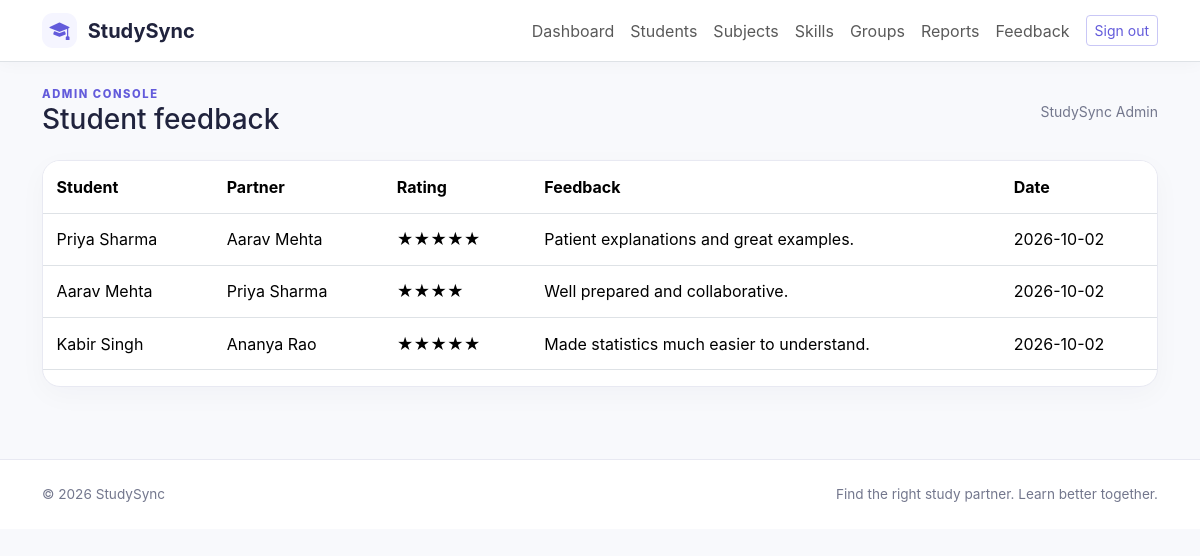
Screenshot of /admin/feedback.php (signed in) with the database file from the repository.
### tables this page shows
CREATE TABLE users(id BIGINT UNSIGNED AUTO_INCREMENT PRIMARY KEY,name VARCHAR(120) NOT NULL,email VARCHAR(190) NOT NULL UNIQUE,password VARCHAR(255) NOT NULL,role ENUM('student','admin') NOT NULL DEFAULT 'student',status ENUM('active','inactive') NOT NULL DEFAULT 'active',created_at TIMESTAMP NOT NULL DEFAULT CURRENT_TIMESTAMP,updated_at TIMESTAMP NOT NULL DEFAULT CURRENT_TIMESTAMP ON UPDATE CURRENT_TIMESTAMP,INDEX(role,status));

CREATE TABLE ratings(id BIGINT UNSIGNED AUTO_INCREMENT PRIMARY KEY,rater_id BIGINT UNSIGNED NOT NULL,ratee_id BIGINT UNSIGNED NOT NULL,rating TINYINT UNSIGNED NOT NULL,feedback VARCHAR(500) NULL,created_at TIMESTAMP DEFAULT CURRENT_TIMESTAMP,UNIQUE KEY one_rating(rater_id,ratee_id),CHECK(rating BETWEEN 1 AND 5),FOREIGN KEY(rater_id) REFERENCES users(id) ON DELETE CASCADE,FOREIGN KEY(ratee_id) REFERENCES users(id) ON DELETE CASCADE);

### config/database.php (called while the page is built, shortened)
<?php
function db(): PDO {
    static $pdo;
    if (!$pdo) {
        $pdo = new PDO('mysql:host='.DB_HOST.';dbname='.DB_NAME.';charset=utf8mb4', DB_USER, DB_PASS, [PDO::ATTR_ERRMODE=>PDO::ERRMODE_EXCEPTION, PDO::ATTR_DEFAULT_FETCH_MODE=>PDO::FETCH_ASSOC, PDO::ATTR_EMULATE_PREPARES=>false]);
    }
    return $pdo;
}

### admin/feedback.php (the view)
<?php require_once __DIR__.'/../includes/functions.php';require_admin();$q=db()->query('SELECT r.*,a.name rater,b.name ratee FROM ratings r JOIN users a ON a.id=r.rater_id JOIN users b ON b.id=r.ratee_id ORDER BY r.created_at DESC');page_start('Student feedback',true); ?><div class="card"><div class="table-responsive"><table class="table"><thead><tr><th>Student</th><th>Partner</th><th>Rating</th><th>Feedback</th><th>Date</th></tr></thead><tbody><?php foreach($q as $r): ?><tr><td><?= e($r['rater']) ?></td><td><?= e($r['ratee']) ?></td><td><?= str_repeat('★',(int)$r['rating']) ?></td><td><?= e($r['feedback']) ?></td><td><?= e(substr($r['created_at'],0,10)) ?></td></tr><?php endforeach ?></tbody></table></div></div><?php page_end(); ?>

### includes/functions.php (shortened to what this page needs)
<?php
require_once __DIR__.'/../config/database.php';
function e($v): string { return htmlspecialchars((string)$v, ENT_QUOTES|ENT_SUBSTITUTE, 'UTF-8'); }
function current_user(): ?array { if(empty($_SESSION['uid'])) return null; $q=db()->prepare('SELECT u.id,u.name,u.email,u.role,u.status,p.college,p.course,p.semester,p.avatar FROM users u LEFT JOIN student_profiles p ON p.user_id=u.id WHERE u.id=?'); $q->execute([$_SESSION['uid']]); return $q->fetch() ?: null; }
function page_start(string $title,bool $admin=false): void { $u=current_user(); $flash=$_SESSION['flash']??null;unset($_SESSION['flash']); echo '<!doctype html><html lang="en"><head><meta charset="utf-8"><meta name="viewport" content="width=device-width, initial-scale=1"><title>'.e($title).' · StudySync</title><link href="https://cdn.jsdelivr.net/npm/bootstrap@5.3.3/dist/css/bootstrap.min.css" rel="stylesheet"><link href="https://cdn.jsdelivr.net/npm/bootstrap-icons@1.11.3/font/bootstrap-icons.min.css" rel="stylesheet"><link href="'.(str_contains($_SERVER['PHP_SELF'],'/student/')||str_contains($_SERVER['PHP_SELF'],'/admin/')?'../':'').'assets/css/style.css" rel="stylesheet"></head><body><nav class="navbar navbar-expand-lg bg-white border-bottom sticky-top"><div class="container"><a class="navbar-brand fw-bold" href="'.(str_contains($_SERVER['PHP_SELF'],'/student/')?'dashboard.php':'index.php').'"><span class="brand-icon"><i class="bi bi-mortarboard-fill"></i></span> StudySync</a><button class="navbar-toggler" data-bs-toggle="collapse" data-bs-target="#nav"><span class="navbar-toggler-icon"></span></button><div id="nav" class="collapse navbar-collapse"><div class="navbar-nav ms-auto align-items-lg-center">'; if($u){$base=$admin?'../admin/':'../student/';$items=$admin?['Dashboard'=>'dashboard.php','Students'=>'students.php','Subjects'=>'catalog.php?type=subject','Skills'=>'catalog.php?type=skill','Groups'=>'groups.php','Reports'=>'reports.php','Feedback'=>'feedback.php']:['Dashboard'=>'dashboard.php','My Profile'=>'profile.php','Find Partners'=>'find-partners.php','Requests'=>'requests.php','Messages'=>'messages.php','Study Groups'=>'groups.php','Sessions'=>'sessions.php','Notifications'=>'notifications.php','Settings'=>'settings.php']; foreach($items as $n=>$url)echo '<a class="nav-link" href="'.$base.$url.'">'.e($n).'</a>';echo '<a class="btn btn-sm btn-outline-primary ms-lg-2" href="'.($admin?'../':'').'logout.php">Sign out</a>'; } else echo '<a class="nav-link" href="'.(str_contains($_SERVER['PHP_SELF'],'about.php')?'../':'').'index.php#how">How it works</a><a class="nav-link" href="'.(str_contains($_SERVER['PHP_SELF'],'about.php')?'about.php':'about.php').'"><span>About</span></a><a class="nav-link" href="'.(str_contains($_SERVER['PHP_SELF'],'about.php')?'../':'').'login.php">Login</a><a class="btn btn-primary ms-lg-2" href="'.(str_contains($_SERVER['PHP_SELF'],'about.php')?'../':'').'register.php">Get started</a>';echo '</div></div></div></nav><main class="container py-4">';if($flash)echo '<div class="alert alert-'.e($flash[0]).' alert-dismissible">'.e($flash[1]).'<button class="btn-close" data-bs-dismiss="alert"></button></div>'; if($u)echo '<div class="d-flex align-items-center justify-content-between mb-4"><div><div class="eyebrow">'.($admin?'ADMIN CONSOLE':'YOUR LEARNING SPACE').'</div><h1 class="h3 mb-0">'.e($title).'</h1></div><div class="small text-secondary">'.e($u['name']).'</div></div>'; }
function page_end(): void { echo '</main><footer class="footer py-4 mt-5"><div class="container d-flex justify-content-between"><span>© '.date('Y').' StudySync</span><span>Find the right study partner. Learn better together.</span></div></footer><script src="https://cdn.jsdelivr.net/npm/bootstrap@5.3.3/dist/js/bootstrap.bundle.min.js"></script><script src="'.(str_contains($_SERVER['PHP_SELF'],'/student/')||str_contains($_SERVER['PHP_SELF'],'/admin/')?'../':'').'assets/js/main.js"></script></body></html>'; }

### assets/css/style.css (style rules this page uses)
:root { --ink:#20233d;--muted:#73778d;--primary:#635bdb;--soft:#f5f5ff;--line:#e8e9f2 }
* { box-sizing:border-box }
body { background:#f8f9fc;color:var(--ink);font-family:Inter,ui-sans-serif,system-ui,-apple-system,"Segoe UI",sans-serif }
.navbar { box-shadow:0 2px 16px #20233d08 }
.navbar-brand { color:var(--ink) }
.brand-icon { display:inline-grid;place-items:center;background:var(--soft);color:var(--primary);width:35px;height:35px;border-radius:11px;margin-right:6px }
.btn-outline-primary { color:var(--primary);border-color:#c9c7f6 }
.card,.panel { border:1px solid var(--line);border-radius:18px;box-shadow:0 8px 28px #20233d08;background:#fff }
.card { overflow:hidden }
.eyebrow { font-size:.7rem;letter-spacing:.14em;color:var(--primary);font-weight:800 }
.text-secondary { color:var(--muted)!important }
.footer { background:#fff;border-top:1px solid var(--line);color:var(--muted);font-size:.85rem }
.table>:not(caption)>*>* { padding:.85rem }

### rows the page displays
users: name "StudySync Admin"
ratings: rater.name "Priya Sharma", ratee.name "Aarav Mehta", rating "★★★★★", feedback "Patient explanations and great examples.", created_at "2026-10-02"
ratings: rater.name "Aarav Mehta", ratee.name "Priya Sharma", rating "★★★★", feedback "Well prepared and collaborative.", created_at "2026-10-02"
ratings: rater.name "Kabir Singh", ratee.name "Ananya Rao", rating "★★★★★", feedback "Made statistics much easier to understand.", created_at "2026-10-02"

### other values shown
$n "Dashboard"
$n "Students"
$n "Subjects"
$n "Skills"
$n "Groups"
$n "Reports"
$n "Feedback"
$title "Student feedback"
